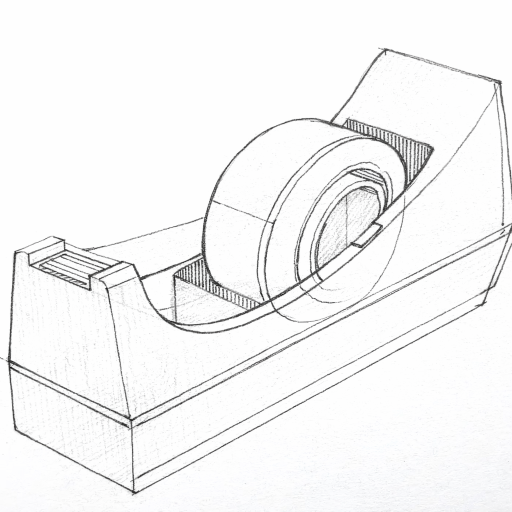
#> input picture examples/clean.png, 1024 x 1024 px (shown at 1/2 size)
$ python preprocess.py examples/clean.png --debug
#> lines starting #> are read from the running program, lines starting #| are printed output that depends on the picture
### utils/artifacts.py
"""
Artifact Manager for Sketch-to-SVG Pipeline

Provides run-scoped output management so artifacts never overwrite across
different inputs. Each stage writes to its own numbered subfolder.

Usage:
    run_dir = make_run_dir("input.png")
    artifacts = StageArtifacts(run_dir, 10, "preprocess", debug=True)
    artifacts.save_debug_image("threshold", binary_img)
    artifacts.save_output_image("result", final_img)
    artifacts.write_metrics({"lines": 42, "corners": 8})
"""

import json
import shutil
import cv2
import numpy as np
from pathlib import Path

from .io import ensure_uint8


def slugify(name: str) -> str:
    """
    Turn any filename or run name into a safe folder name.

    Converts to lowercase, keeps only alphanumeric and underscores.
    Replaces spaces and dashes with underscores. Collapses consecutive underscores.

    Args:
        name: Input string to slugify.

    Returns:
        Safe folder name string.
    """
    # Lowercase
    result = name.lower()

    # Replace spaces and dashes with underscores
    result = result.replace(" ", "_").replace("-", "_")

    # Keep only alphanumeric and underscores
    result = "".join(c if c.isalnum() or c == "_" else "_" for c in result)

    # Collapse consecutive underscores
    while "__" in result:
        result = result.replace("__", "_")

    # Strip leading/trailing underscores
    result = result.strip("_")

    return result if result else "unnamed"


def make_run_dir(input_path: str, runs_root: str = "runs") -> Path:
    """
    Create a unique run directory based on the input filename.

    Creates: runs/<stem_slug>/
    If exists, appends _2, _3, etc.
    Copies input image to runs/<run>/00_input/ for traceability.

    Args:
        input_path: Path to the input image.
        runs_root: Root directory for all runs (default: "runs").

    Returns:
        Path to the created run directory.
    """
    input_p = Path(input_path)
    runs_root_p = Path(runs_root)

    # Create base slug from input stem
    base_slug = slugify(input_p.stem)

    # Find unique run directory name
    run_dir = runs_root_p / base_slug
    if run_dir.exists():
        suffix = 2
        while True:
            run_dir = runs_root_p / f"{base_slug}_{suffix}"
            if not run_dir.exists():
                break
            suffix += 1

    # Create run directory and 00_input subfolder
    input_dir = run_dir / "00_input"
    input_dir.mkdir(parents=True, exist_ok=True)

    # Copy input image to 00_input/01_input.<ext>
    input_copy_path = input_dir / f"01_input{input_p.suffix}"
    shutil.copy2(str(input_p), str(input_copy_path))

    return run_dir


class StageArtifacts:
    """
    Manages artifact output for a single pipeline stage.

    Creates a stage-specific directory with debug/ and out/ subfolders.
    Provides methods to save numbered debug images, output images, JSON, and numpy arrays.
    """

    def __init__(
        self,
        run_dir: Path,
        stage_id: int,
        stage_name: str,
        debug: bool = True,
    ):
        """
        Initialize stage artifacts manager.

        Args:
            run_dir: Path to the run directory.
            stage_id: Numeric ID for ordering stages (e.g., 10, 20, 30).
            stage_name: Human-readable stage name.
            debug: If True, debug images are written. If False, save_debug_image is a no-op.
        """
        self.run_dir = Path(run_dir)
        self.stage_id = stage_id
        self.stage_name = stage_name
        self.debug_enabled = debug

        # Create stage directory: <run_dir>/<stage_id:02d>_<stage_name_slug>/
        stage_slug = slugify(stage_name)
        self.stage_dir = self.run_dir / f"{stage_id:02d}_{stage_slug}"

        # Create subdirectories
        self.debug_dir = self.stage_dir / "debug"
        self.out_dir = self.stage_dir / "out"
        self.debug_dir.mkdir(parents=True, exist_ok=True)
        self.out_dir.mkdir(parents=True, exist_ok=True)

        # Counter for debug image numbering
        self._debug_counter = 0

    def save_debug_image(self, name: str, img: np.ndarray) -> Path:
        """
        Save a debug image with auto-incrementing numbering.

        If debug is disabled, returns the would-be path without writing.
        If img is float, normalizes to 0..255 uint8 for visualization.

        Args:
            name: Base name for the image file.
            img: Image array to save.

        Returns:
            Path where the image was (or would be) saved.
        """
        self._debug_counter += 1
        filename = f"{self._debug_counter:02d}_{name}.png"
        save_path = self.debug_dir / filename

        if self.debug_enabled:
            img_uint8 = ensure_uint8(img)
            cv2.imwrite(str(save_path), img_uint8)

        return save_path

    def save_output_image(self, name: str, img: np.ndarray) -> Path:
        """
        Save an output image (no numbering).

        Args:
            name: Filename for the image (without extension).
            img: Image array to save.

        Returns:
            Path where the image was saved.
        """
        save_path = self.out_dir / f"{name}.png"
        img_uint8 = ensure_uint8(img)
        cv2.imwrite(str(save_path), img_uint8)
        return save_path

    # [38 lines left out: functions save_json, save_npy, not called in this run]

    def write_metrics(self, metrics: dict) -> Path:
        """
        Save metrics to out/metrics.json.

        Args:
            metrics: Dictionary of metrics to save.

        Returns:
            Path where metrics.json was saved.
        """
        save_path = self.out_dir / "metrics.json"
        json_str = json.dumps(metrics, indent=2, sort_keys=True)
        save_path.write_text(json_str)
        return save_path

    # [11 lines left out: function path_out, not called in this run]

### utils/io.py
"""
IO Utilities for Sketch-to-SVG Pipeline

Minimal helpers for reading images and normalizing array types.
"""

import cv2
import numpy as np
from pathlib import Path


def read_image(path: str) -> np.ndarray:
    """
    Read an image from disk in BGR color format.

    Args:
        path: Path to the image file.

    Returns:
        Image as numpy array in BGR format.

    Raises:
        ValueError: If the image cannot be read.
    """
    img = cv2.imread(str(path), cv2.IMREAD_COLOR)
    if img is None:
        raise ValueError(f"Could not read image: {path}")
    return img


def ensure_uint8(img: np.ndarray) -> np.ndarray:
    """
    Convert an image array to uint8 format for saving.

    Handles:
        - bool: maps False->0, True->255
        - float: normalizes min..max to 0..255
        - uint8: returns as-is
        - other int: clips to 0..255 and casts

    Args:
        img: Input image array.

    Returns:
        Image as uint8 numpy array.
    """
    if img.dtype == np.uint8:
        return img

    if img.dtype == bool:
        return (img.astype(np.uint8) * 255)

    if np.issubdtype(img.dtype, np.floating):
        # Handle constant arrays
        img_min = img.min()
        img_max = img.max()
        if img_max == img_min:
            # Constant array: if zero return zeros, else return 255s
            if img_max == 0:
                return np.zeros(img.shape, dtype=np.uint8)
            else:
                return np.full(img.shape, 255, dtype=np.uint8)
        # Normalize to 0..255
        normalized = (img - img_min) / (img_max - img_min)
        return (normalized * 255).astype(np.uint8)

    if np.issubdtype(img.dtype, np.integer):
        return np.clip(img, 0, 255).astype(np.uint8)

    # Fallback: try direct cast
    return img.astype(np.uint8)

### preprocess.py
"""
Stage 1: Preprocessing for Sketch-to-SVG Pipeline

Converts a photo of a pencil mechanical line diagram into a clean binary
stroke mask. Handles shadows, uneven lighting, and paper texture through
illumination flattening before adaptive thresholding.

Output: binary mask with strokes=255, background=0
"""

# python preprocess.py examples/clean.png --debug
# python preprocess.py examples/detailed.png --debug
# python preprocess.py examples/lowres.jpg --debug
# python preprocess.py examples/clean.png --runs_root runs --no_debug

import argparse
import json
import cv2
import numpy as np
from pathlib import Path

from utils.artifacts import make_run_dir, StageArtifacts
from utils.io import read_image, ensure_uint8


# ---------------------------------------------------------------------------
# Default configuration
# ---------------------------------------------------------------------------

DEFAULT_CONFIG = {
    # Illumination flattening
    "flatten_enabled": True,         # set False if input is already clean
    "bg_blur_ksize": 51,             # kernel size for Gaussian blur (odd, large)

    # Pre-denoise: edge-preserving filter BEFORE illumination flattening
    # This preserves stroke edges during the division step
    "pre_denoise_enabled": True,     # apply bilateral before illumination flattening
    "pre_denoise_d": 5,              # diameter for pre-flatten bilateral
    "pre_denoise_sigma_color": 50,   # sigma color for pre-flatten bilateral
    "pre_denoise_sigma_space": 50,   # sigma space for pre-flatten bilateral

    # Post-denoise: filter AFTER illumination flattening (before threshold)
    "denoise_method": "bilateral",   # "bilateral", "gaussian", or "none"
    "bilateral_d": 5,                # diameter for bilateral filter
    "bilateral_sigma_color": 50,     # sigma color for bilateral
    "bilateral_sigma_space": 50,     # sigma space for bilateral
    "gaussian_ksize": 3,             # kernel size for gaussian denoise (odd)

    # Thresholding
    "threshold_method": "adaptive_gaussian",  # "adaptive_gaussian" or "otsu"
    "adaptive_block_size": 21,       # block size for adaptive threshold (odd)
    "adaptive_c": 8,                 # constant subtracted from mean

    # Cleanup
    "min_component_area": 30,        # minimum connected component area to keep
    "close_ksize": 3,                # morphological close kernel size (odd)
    "open_ksize": 0,                 # morphological open kernel size (0 to disable)
}


# ---------------------------------------------------------------------------
# Helper functions
# ---------------------------------------------------------------------------

def validate_odd(value: int, name: str, minimum: int = 3) -> int:
    """Ensure kernel size is odd and at least minimum."""
    if value < minimum:
        value = minimum
    if value % 2 == 0:
        value += 1
    return value


def load_config(config_path: str = None) -> dict:
    """Load config from JSON and merge with defaults."""
    config = DEFAULT_CONFIG.copy()
    if config_path:
        path = Path(config_path)
        if path.exists():
            with open(path) as f:
                user_config = json.load(f)
            config.update(user_config)

    # Validate kernel sizes are odd
    config["bg_blur_ksize"] = validate_odd(config["bg_blur_ksize"], "bg_blur_ksize")
    config["gaussian_ksize"] = validate_odd(config["gaussian_ksize"], "gaussian_ksize")
    config["adaptive_block_size"] = validate_odd(config["adaptive_block_size"], "adaptive_block_size")
    config["close_ksize"] = validate_odd(config["close_ksize"], "close_ksize")
    if config["open_ksize"] > 0:
        config["open_ksize"] = validate_odd(config["open_ksize"], "open_ksize")

    return config


def flatten_illumination(gray: np.ndarray, config: dict) -> np.ndarray:
    """
    Flatten illumination by dividing by a blurred background estimate.

    This handles uneven lighting from photos of paper sketches.
    For already-clean digital images, this is essentially a no-op.

    Args:
        gray: Grayscale input image.
        config: Configuration dictionary.

    Returns:
        Illumination-flattened grayscale image.
    """
    if not config.get("flatten_enabled", True):
        return gray

    ksize = config["bg_blur_ksize"]

    # Estimate background with heavy Gaussian blur
    bg = cv2.GaussianBlur(gray, (ksize, ksize), 0)

    # Avoid division by zero
    bg_safe = np.maximum(bg, 1).astype(np.float32)
    gray_f = gray.astype(np.float32)

    # Divide gray by background and rescale
    # This normalizes out large-scale illumination variations
    flat = (gray_f / bg_safe) * 128.0

    # Clip and convert to uint8
    flat = np.clip(flat, 0, 255).astype(np.uint8)

    return flat


def denoise_image(img: np.ndarray, config: dict) -> np.ndarray:
    """
    Apply denoising to reduce texture and noise.

    Args:
        img: Input grayscale image.
        config: Configuration dictionary.

    Returns:
        Denoised grayscale image.
    """
    method = config["denoise_method"]

    if method == "bilateral":
        d = config["bilateral_d"]
        sigma_c = config["bilateral_sigma_color"]
        sigma_s = config["bilateral_sigma_space"]
        denoised = cv2.bilateralFilter(img, d, sigma_c, sigma_s)
    elif method == "gaussian":
        ksize = config["gaussian_ksize"]
        denoised = cv2.GaussianBlur(img, (ksize, ksize), 0)
    else:  # none
        denoised = img

    return denoised


def threshold_image(img: np.ndarray, config: dict) -> np.ndarray:
    """
    Apply thresholding to create binary mask.

    Pencil strokes are dark, so we use THRESH_BINARY_INV to make strokes white.

    Args:
        img: Denoised grayscale image.
        config: Configuration dictionary.

    Returns:
        Binary mask with strokes=255, background=0.
    """
    method = config["threshold_method"]

    if method == "adaptive_gaussian":
        block_size = config["adaptive_block_size"]
        c = config["adaptive_c"]
        binary = cv2.adaptiveThreshold(
            img, 255,
            cv2.ADAPTIVE_THRESH_GAUSSIAN_C,
            cv2.THRESH_BINARY_INV,
            block_size, c
        )
    else:  # otsu
        _, binary = cv2.threshold(img, 0, 255, cv2.THRESH_BINARY_INV + cv2.THRESH_OTSU)

    return binary


def count_components(mask: np.ndarray) -> int:
    """Count number of connected components in binary mask."""
    num_labels, _ = cv2.connectedComponents(mask)
    return num_labels - 1  # subtract background


def filter_small_components(mask: np.ndarray, min_area: int) -> np.ndarray:
    """
    Remove connected components smaller than min_area.

    Args:
        mask: Binary mask (strokes=255).
        min_area: Minimum component area to keep.

    Returns:
        Filtered binary mask.
    """
    num_labels, labels, stats, _ = cv2.connectedComponentsWithStats(mask)

    result = np.zeros_like(mask)
    for i in range(1, num_labels):  # skip background (0)
        area = stats[i, cv2.CC_STAT_AREA]
        if area >= min_area:
            result[labels == i] = 255

    return result


def cleanup_mask(mask: np.ndarray, config: dict) -> np.ndarray:
    """
    Clean up binary mask with morphological operations.

    Args:
        mask: Binary mask from thresholding.
        config: Configuration dictionary.

    Returns:
        Cleaned binary mask.
    """
    result = mask.copy()

    # Morphological close to fill small holes in strokes
    close_ksize = config["close_ksize"]
    if close_ksize > 0:
        kernel = cv2.getStructuringElement(cv2.MORPH_ELLIPSE, (close_ksize, close_ksize))
        result = cv2.morphologyEx(result, cv2.MORPH_CLOSE, kernel)

    # Morphological open to remove small isolated noise (optional)
    open_ksize = config["open_ksize"]
    if open_ksize > 0:
        kernel = cv2.getStructuringElement(cv2.MORPH_ELLIPSE, (open_ksize, open_ksize))
        result = cv2.morphologyEx(result, cv2.MORPH_OPEN, kernel)

    # Filter small connected components
    min_area = config["min_component_area"]
    if min_area > 0:
        result = filter_small_components(result, min_area)

    return result


def create_overlay(original_bgr: np.ndarray, mask: np.ndarray) -> np.ndarray:
    """
    Create overlay showing mask on original image.

    Draws strokes in green semi-transparent overlay for visual inspection.

    Args:
        original_bgr: Original color image (BGR).
        mask: Binary mask (strokes=255).

    Returns:
        Overlay image (BGR).
    """
    overlay = original_bgr.copy()

    # Create green overlay for stroke areas
    green_overlay = np.zeros_like(original_bgr)
    green_overlay[:, :, 1] = mask  # green channel

    # Blend with original
    overlay = cv2.addWeighted(overlay, 0.7, green_overlay, 0.3, 0)

    # Also draw contours for edge visibility
    contours, _ = cv2.findContours(mask, cv2.RETR_EXTERNAL, cv2.CHAIN_APPROX_SIMPLE)
    cv2.drawContours(overlay, contours, -1, (0, 0, 255), 1)  # red edges

    return overlay


# ---------------------------------------------------------------------------
# Main preprocessing function
# ---------------------------------------------------------------------------


def infer_run_dir(input_path: str, runs_root: str) -> Path:
    """
    Infer run directory from input path.

    If input_path is already under runs/<run>/..., reuse that run directory.
    Otherwise create a new run directory.
    """
    input_p = Path(input_path).resolve()
    runs_root_p = Path(runs_root).resolve()

    try:
        rel_path = input_p.relative_to(runs_root_p)
        run_name = rel_path.parts[0]
        return runs_root_p / run_name
    except ValueError:
        return make_run_dir(input_path, runs_root)


def preprocess(
    input_path: str,
    runs_root: str = "runs",
    debug: bool = True,
    config_path: str = None,
    save_overlay: bool = True,
) -> tuple:
    """
    Preprocess a sketch image to create a binary stroke mask.

    Args:
        input_path: Path to input image.
        runs_root: Root directory for runs.
        debug: Whether to save debug images.
        config_path: Optional path to config JSON.
        save_overlay: Whether to save overlay image.

    Returns:
        Tuple of (run_dir, output_mask_path, metrics).
    """
    # Load configuration
    config = load_config(config_path)

    # Create run directory and artifacts manager
    run_dir = infer_run_dir(input_path, runs_root)
    artifacts = StageArtifacts(run_dir, 10, "preprocess", debug=debug)

    # Read input image
    input_bgr = read_image(input_path)
    h, w = input_bgr.shape[:2]

    # 1) Save input color for reference
    artifacts.save_debug_image("input_color", input_bgr)

    # 2) Convert to grayscale
    gray = cv2.cvtColor(input_bgr, cv2.COLOR_BGR2GRAY)
    artifacts.save_debug_image("gray", gray)

    # 3) Pre-denoise: edge-preserving bilateral BEFORE illumination flattening
    # This preserves stroke edges during the division step and reduces paper texture
    if config.get("pre_denoise_enabled", True):
        pre_d = config.get("pre_denoise_d", 5)
        pre_sigma_c = config.get("pre_denoise_sigma_color", 50)
        pre_sigma_s = config.get("pre_denoise_sigma_space", 50)
        gray_predenoise = cv2.bilateralFilter(gray, pre_d, pre_sigma_c, pre_sigma_s)
        artifacts.save_debug_image("pre_denoise", gray_predenoise)
    else:
        gray_predenoise = gray

    # 4) Illumination flattening (saves debug even if disabled)
    bg = cv2.GaussianBlur(gray_predenoise, (config["bg_blur_ksize"], config["bg_blur_ksize"]), 0)
    artifacts.save_debug_image("illumination_bg", bg)

    gray_flat = flatten_illumination(gray_predenoise, config)
    artifacts.save_debug_image("illumination_flat", gray_flat)

    # 5) Post-denoise (after flattening, before threshold)
    denoised = denoise_image(gray_flat, config)
    artifacts.save_debug_image("denoise", denoised)

    # 6) Threshold
    threshold_raw = threshold_image(denoised, config)
    artifacts.save_debug_image("threshold_raw", threshold_raw)

    # Count components before cleanup
    num_components_before = count_components(threshold_raw)

    # 6) Cleanup
    mask_clean = cleanup_mask(threshold_raw, config)
    artifacts.save_debug_image("mask_clean", mask_clean)

    # Count components after cleanup
    num_components_after = count_components(mask_clean)

    # Verify mask orientation (strokes should be white, minority of pixels)
    foreground_ratio = np.sum(mask_clean > 0) / mask_clean.size

    # Save inverted check for visual verification
    artifacts.save_debug_image("mask_inverted_check", mask_clean)

    # 9) Optional overlay
    if save_overlay and debug:
        overlay = create_overlay(input_bgr, mask_clean)
        artifacts.save_debug_image("overlay_on_input", overlay)

    # Save final output mask
    output_mask_path = artifacts.save_output_image("output_mask", mask_clean)

    # Compute and save metrics
    metrics = {
        "input_path": str(input_path),
        "image_w": w,
        "image_h": h,
        "foreground_ratio": float(foreground_ratio),
        "num_components_before_filter": num_components_before,
        "num_components_after_filter": num_components_after,
        "min_component_area_used": config["min_component_area"],
        "threshold_method_used": config["threshold_method"],
        "config_used": config,
    }
    artifacts.write_metrics(metrics)

    return run_dir, output_mask_path, metrics


# ---------------------------------------------------------------------------
# CLI
# ---------------------------------------------------------------------------

def main():
    parser = argparse.ArgumentParser(
        description="Preprocess sketch image to binary stroke mask"
    )
    parser.add_argument(
        "input_path",
        help="Path to input sketch image"
    )
    parser.add_argument(
        "--runs_root",
        default="runs",
        help="Root directory for runs (default: runs)"
    )
    parser.add_argument(
        "--debug",
        action="store_true",
        dest="debug",
        default=True,
        help="Save debug images (default: True)"
    )
    parser.add_argument(
        "--no_debug",
        action="store_false",
        dest="debug",
        help="Disable debug image saving"
    )
    parser.add_argument(
        "--config",
        default=None,
        help="Path to config JSON to override defaults"
    )
    parser.add_argument(
        "--save_overlay",
        action="store_true",
        dest="save_overlay",
        default=True,
        help="Save overlay image (default: True)"
    )
    parser.add_argument(
        "--no_overlay",
        action="store_false",
        dest="save_overlay",
        help="Disable overlay image saving"
    )

    args = parser.parse_args()

    # Verify input exists
    input_p = Path(args.input_path)
    if not input_p.exists():
        print(f"Error: Input file not found: {args.input_path}")
        return 1

    print(f"Processing: {args.input_path}")

    run_dir, output_path, metrics = preprocess(
        args.input_path,
        runs_root=args.runs_root,
        debug=args.debug,
        config_path=args.config,
        save_overlay=args.save_overlay,
    )
#> in read_image, img is the input picture: shape (1024, 1024, 3); mean B, G, R 245.4, 245.3, 245.2
#> in preprocess, `bg = cv2.GaussianBlur(gray_predenoise, (config["bg_blur_ksize"], confi..`:
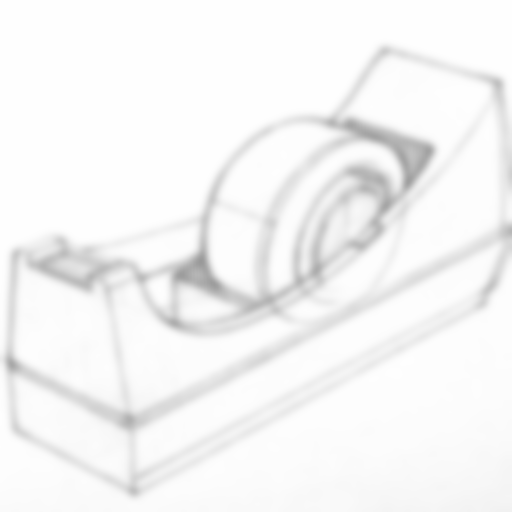
#> bg: shape (1024, 1024) (shown at 1/2 size); min 152, max 254, mean 245.1
#> in flatten_illumination, `flat = (gray_f / bg_safe) * 128.0`:
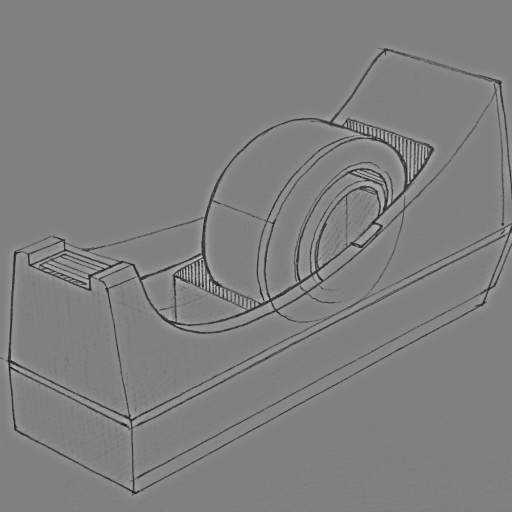
#> flat: shape (1024, 1024) float32 (shown at 1/2 size); min 20.13, max 196.1, mean 127.9
#> (the rest of the program and of its run is left out)
